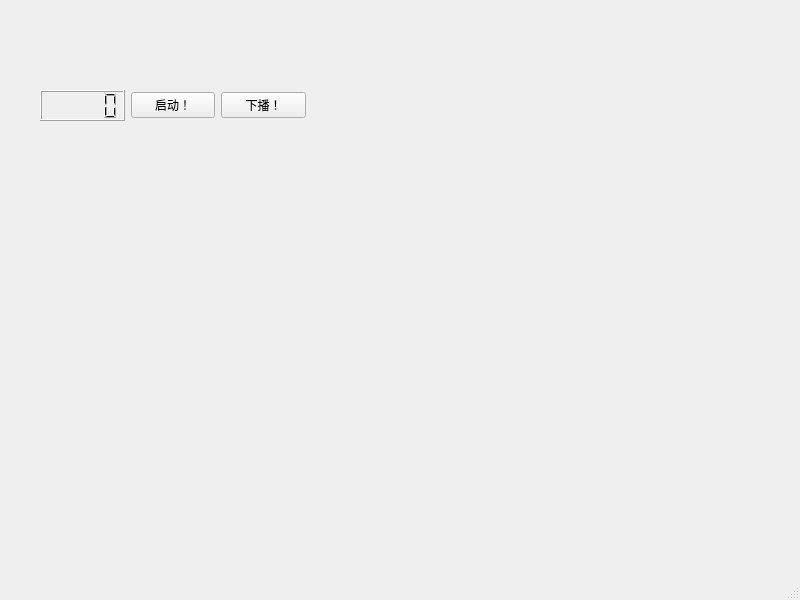
<?xml version="1.0" encoding="UTF-8"?>
<ui version="4.0">
 <class>Potato</class>
 <widget class="QMainWindow" name="Potato">
  <property name="geometry">
   <rect>
    <x>0</x>
    <y>0</y>
    <width>800</width>
    <height>600</height>
   </rect>
  </property>
  <property name="windowTitle">
   <string>MainWindow</string>
  </property>
  <widget class="QWidget" name="centralwidget">
   <widget class="QWidget" name="layoutWidget">
    <property name="geometry">
     <rect>
      <x>40</x>
      <y>90</y>
      <width>266</width>
      <height>31</height>
     </rect>
    </property>
    <layout class="QHBoxLayout" name="horizontalLayout_2">
     <item>
      <widget class="QLCDNumber" name="Timer"/>
     </item>
     <item>
      <widget class="QPushButton" name="pushButton">
       <property name="text">
        <string>启动！</string>
       </property>
      </widget>
     </item>
     <item>
      <widget class="QPushButton" name="pushButton_2">
       <property name="text">
        <string>下播！</string>
       </property>
      </widget>
     </item>
    </layout>
   </widget>
  </widget>
  <widget class="QMenuBar" name="menubar">
   <property name="geometry">
    <rect>
     <x>0</x>
     <y>0</y>
     <width>800</width>
     <height>26</height>
    </rect>
   </property>
  </widget>
  <widget class="QStatusBar" name="statusbar"/>
 </widget>
 <resources/>
 <connections/>
</ui>
